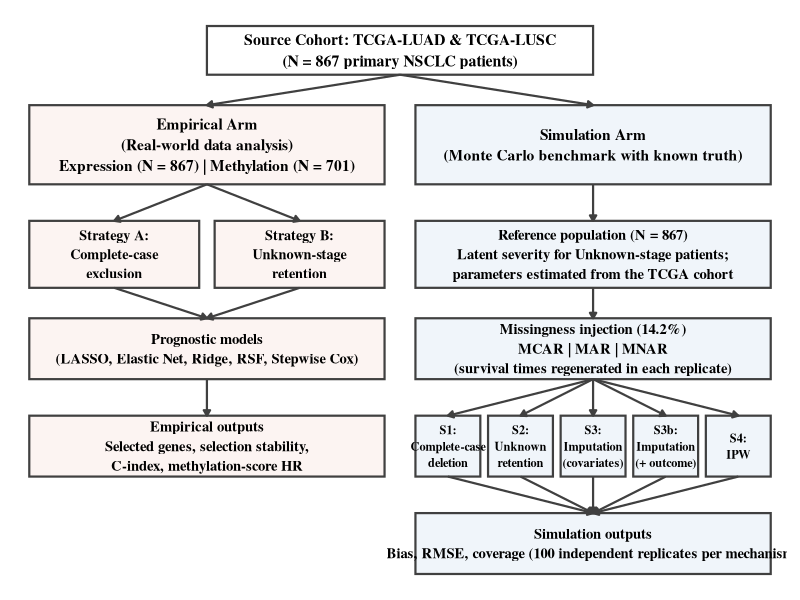
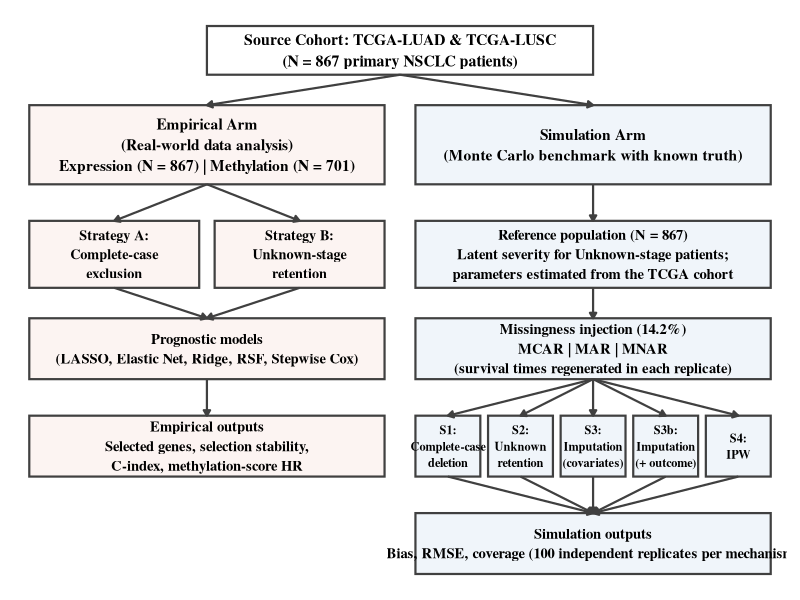

Source code (R) for these figures, in order:
# ==============================================================================
# Script 01b: NSCLC Missing Data Visualization - Study Design Flowchart (Figure 1)
#
# Author:   Getachew Derbew Belay
# Date:     November 2026
# Platform: R 4.5.2
# Contact:  derbew1953@gmail.com / d610113006@tmu.edu.tw
#
# Purpose:  Generate Figure 1 (dual-arm study design flowchart) in R (ggplot2),
#           matching the revised independent-replicate simulation design
#           (S1, S2, S3, S3b, S4) and updated empirical/simulation metrics.
#
# ARCHITECTURE: MODULE -> BLOCK DESIGN
#   MODULE 1: Environment & Dependency Management
#       - Block 1.1: Load Required Packages
#   MODULE 2: Flowchart Geometry Definition
#       - Block 2.1: Define Nodes (Boxes, Text Labels, Fills, and Borders)
#       - Block 2.2: Define Directed Connectors (Arrows)
#   MODULE 3: Rendering & Export
#       - Block 3.1: Build ggplot2 Flowchart & Save Publication Files (PDF/PNG)
#
# Save as:  01b_generate_study_flow_diagram.R
# Save in:  ~/TCGA_Local_Storage/TCGA NSCLC Project/NSCLC_Missing_Data/
#
# Input:    None (self-contained schematic specification)
# Output:   Figure1_Final.pdf, Figure1_Final.png
#
# Dependencies: ggplot2
#
# REVISION NOTES (Nov 2026):
#   - Updated boxes and labels to match final manuscript Figure 1:
#       * Replaced "Pure-MAR Control" with "S3b: Imputation (+ outcome)"
#       * Added "(survival times regenerated in each replicate)" to missingness box
#       * Updated empirical & simulation output labels to match Table 1 & Table 4
#   - Refactored into standardized Module -> Block architecture.
# ==============================================================================


# ==============================================================================
# MODULE 1: Environment & Dependency Management
# ==============================================================================

# --- Block 1.1: Load Required Packages ----------------------------------------
suppressPackageStartupMessages({
  library(ggplot2)
})


# ==============================================================================
# MODULE 2: Flowchart Geometry Definition
# ==============================================================================

# --- Block 2.1: Define Nodes (Boxes, Text Labels, Fills, and Borders) ---------
define_flowchart_boxes <- function() {
  data.frame(
    xmin = c(
      25,                                # 1. Top source cohort
      2, 52,                             # 2-3. Empirical Arm | Simulation Arm
      2, 26,                             # 4-5. Strategy A | Strategy B
      2,                                 # 6. Prognostic models
      2,                                 # 7. Empirical outputs
      52,                                # 8. Reference population
      52,                                # 9. Missingness injection
      52, 61.4, 70.8, 80.2, 89.6,        # 10-14. S1, S2, S3, S3b, S4
      52                                 # 15. Simulation outputs
    ),
    xmax = c(
      75,
      48, 98,
      24, 48,
      48,
      48,
      98,
      98,
      60.4, 69.8, 79.2, 88.6, 98.0,
      98
    ),
    ymin = c(
      89,
      71, 71,
      54, 54,
      39,
      23,
      54,
      39,
      23, 23, 23, 23, 23,
      7
    ),
    ymax = c(
      97,
      84, 84,
      65, 65,
      49,
      33,
      65,
      49,
      33, 33, 33, 33, 33,
      17
    ),
    label = c(
      "Source Cohort: TCGA-LUAD & TCGA-LUSC\n(N = 867 primary NSCLC patients)",
      "Empirical Arm\n(Real-world data analysis)\nExpression (N = 867) | Methylation (N = 701)",
      "Simulation Arm\n(Monte Carlo benchmark with known truth)",
      "Strategy A:\nComplete-case\nexclusion",
      "Strategy B:\nUnknown-stage\nretention",
      "Prognostic models\n(LASSO, Elastic Net, Ridge, RSF, Stepwise Cox)",
      "Empirical outputs\nSelected genes, selection stability,\nC-index, methylation-score HR",
      "Reference population (N = 867)\nLatent severity for Unknown-stage patients;\nparameters estimated from the TCGA cohort",
      "Missingness injection (14.2%)\nMCAR | MAR | MNAR\n(survival times regenerated in each replicate)",
      "S1:\nComplete-case\ndeletion",
      "S2:\nUnknown\nretention",
      "S3:\nImputation\n(covariates)",
      "S3b:\nImputation\n(+ outcome)",
      "S4:\nIPW",
      "Simulation outputs\nBias, RMSE, coverage (100 independent replicates per mechanism)"
    ),
    fill = c(
      "#FFFFFF",
      "#FCF4F2", "#F0F5FA",
      "#FCF4F2", "#FCF4F2",
      "#FCF4F2",
      "#FCF4F2",
      "#F0F5FA",
      "#F0F5FA",
      "#F0F5FA", "#F0F5FA", "#F0F5FA", "#F0F5FA", "#F0F5FA",
      "#F0F5FA"
    ),
    color = rep("gray25", 15),
    size  = c(
      4.0,
      3.9, 3.9,
      3.6, 3.6,
      3.7,
      3.7,
      3.7,
      3.7,
      3.1, 3.1, 3.1, 3.1, 3.1,
      3.7
    ),
    stringsAsFactors = FALSE
  )
}

# --- Block 2.2: Define Directed Connectors (Arrows) ---------------------------
define_flowchart_arrows <- function() {
  data.frame(
    x    = c(50, 50, 25, 25, 13, 37, 25, 75, 75, 75,   75,   75,   75,   75,   56.2, 65.6, 75.0, 84.4, 93.8),
    y    = c(89, 89, 71, 71, 54, 54, 39, 71, 54, 39,   39,   39,   39,   39,   23,   23,   23,   23,   23),
    xend = c(25, 75, 13, 37, 25, 25, 25, 75, 75, 56.2, 65.6, 75.0, 84.4, 93.8, 75,   75,   75,   75,   75),
    yend = c(84, 84, 65, 65, 49, 49, 33, 65, 49, 33,   33,   33,   33,   33,   17,   17,   17,   17,   17)
  )
}


# ==============================================================================
# MODULE 3: Rendering & Export
# ==============================================================================

# --- Block 3.1: Build ggplot2 Flowchart & Save Publication Files (PDF/PNG) ----
build_study_flowchart <- function() {
  boxes  <- define_flowchart_boxes()
  arrows <- define_flowchart_arrows()
  
  ggplot() +
    geom_rect(
      data      = boxes,
      aes(xmin = xmin, xmax = xmax, ymin = ymin, ymax = ymax, fill = fill, color = color),
      linewidth = 0.75
    ) +
    geom_text(
      data       = boxes,
      aes(x = (xmin + xmax) / 2, y = (ymin + ymax) / 2, label = label, size = size),
      family     = "serif",
      fontface   = "bold",
      lineheight = 1.12,
      color      = "black"
    ) +
    geom_segment(
      data      = arrows,
      aes(x = x, y = y, xend = xend, yend = yend),
      arrow     = arrow(length = unit(0.16, "cm"), type = "closed"),
      linewidth = 0.75,
      color     = "gray25"
    ) +
    scale_size_identity() +
    scale_fill_identity() +
    scale_color_identity() +
    coord_cartesian(xlim = c(0, 100), ylim = c(5, 99), expand = FALSE) +
    theme_void() +
    theme(
      plot.background = element_rect(fill = "white", color = NA),
      plot.margin     = margin(10, 10, 10, 10)
    )
}

if (isTRUE(getOption("nsclc.fig01b_execute", TRUE))) {
  message("[Script 01b] Generating Figure 1 (Dual-arm study design flowchart)...")
  fig1 <- build_study_flowchart()
  
  ggsave("Figure1_Final.pdf", fig1, width = 12, height = 6.2, device = cairo_pdf)
  ggsave("Figure1_Final.png", fig1, width = 12, height = 6.2, dpi = 300, bg = "white")
  
  message("[Script 01b] Completed. Saved 'Figure1_Final.pdf' and 'Figure1_Final.png'.")
}
